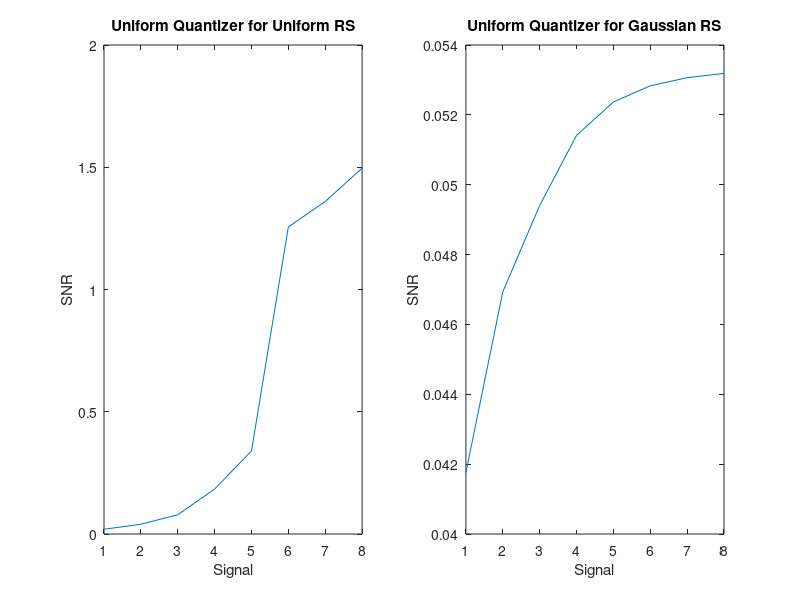

The MATLAB source for this figure:
% Uniform Quantizer for Uniform and Gaussian random signal.

f=10;
N=1000;
% For Gaussian random signal 
 xg=-f + (2*f).*randn(1,N);
% For Uniform random signal
 xu=-f + (2*f).*rand(1,N);
% Computation
 for k=1:8
    L=2^k;
    del=20/L;
    sq=1:N;
    for j=1:N
        for i=1:L-1
            if ( ((-f+(i)*del)<=xu(j)) && ((-f+(i+1)*del)>=xu(j)))
                sq(j)=-f+(i*del)+(del/2);
            end;
            if (xu(j)==f)
                sq(j)=f-(del/2);
            end;
        end;
    end;
    qn=(1/N)*sum(abs(xu-sq));
    sp=(1/N)*sum(abs(xu));
    snru(k)=sp/qn;
end;
for k=1:8
    L=2^k;
    del=20/L;
    sq=1:N;
    for j=1:N
        for i=1:L-1
            if ( ((-f+(i)*del)<=xg(j)) && ((-f+(i+1)*del)>=xg(j)))
                sq(j)=-f+(i*del)+(del/2);
            end;
            if (xg(j)==f)
                sq(j)=f-(del/2);
            end;
        end;
    end;
    qn=(1/N)*sum(abs(xg-sq));
    sp=(1/N)*sum(abs(xg));
    snrg(k)=sp/qn;
end;

% Plotting
subplot(1,2,1);
plot(snru);
title('Uniform Quantizer for Uniform RS');
xlabel('Signal');
ylabel('SNR');
subplot(1,2,2);
plot(snrg);
title('Uniform Quantizer for Gaussian RS');
xlabel('Signal');
ylabel('SNR');